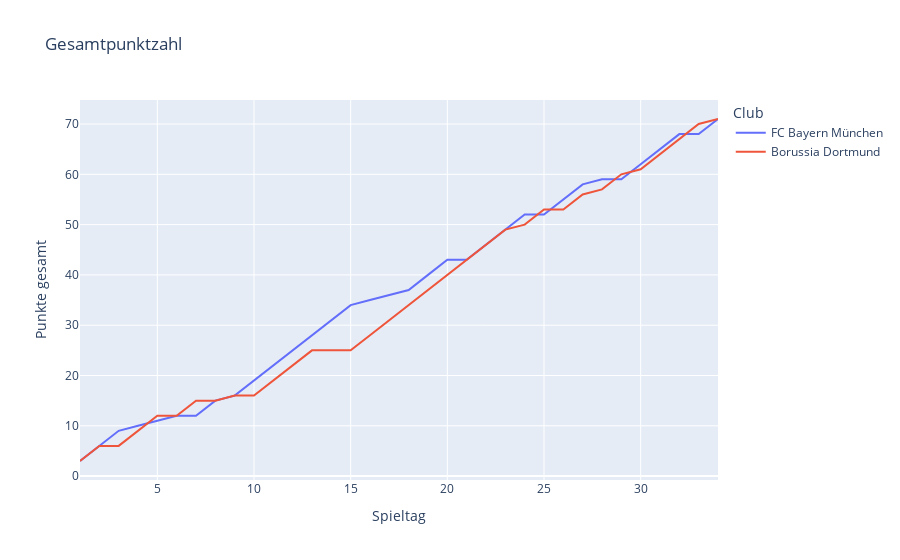
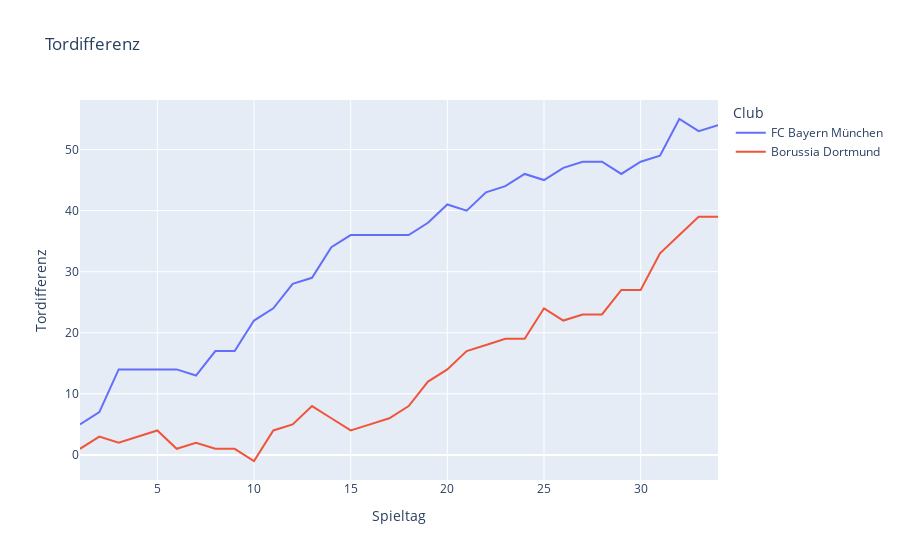

Here is the notebook cell these charts were saved with, in order:
### Code cell
stats_plotten(["FC Bayern München","Borussia Dortmund"], ["Punkte gesamt", "Tordifferenz"])

### Figure 1 — Plotly figure (JSON) as saved in the notebook; plotly's stock layout.template omitted (floating-point values rounded to 4 significant figures)
{"data": [{"hovertemplate": "Club=FC Bayern München<br>Spieltag=%{x}<br>Punkte gesamt=%{y}<extra></extra>", "legendgroup": "FC Bayern München", "line": {"color": "#636efa", "dash": "solid"}, "mode": "lines", "name": "FC Bayern München", "orientation": "v", "showlegend": true, "type": "scatter", "x": [1, 2, 3, 4, 5, 6, 7, 8, 9, 10, 11, 12, 13, 14, 15, 16, 17, 18, 19, 20, 21, 22, 23, 24, 25, 26, 27, 28, 29, 30, 31, 32, 33, 34], "xaxis": "x", "y": [3, 6, 9, 10, 11, 12, 12, 15, 16, 19, 22, 25, 28, 31, 34, 35, 36, 37, 40, 43, 43, 46, 49, 52, 52, 55, 58, 59, 59, 62, 65, 68, 68, 71], "yaxis": "y"}, {"hovertemplate": "Club=Borussia Dortmund<br>Spieltag=%{x}<br>Punkte gesamt=%{y}<extra></extra>", "legendgroup": "Borussia Dortmund", "line": {"color": "#EF553B", "dash": "solid"}, "mode": "lines", "name": "Borussia Dortmund", "orientation": "v", "showlegend": true, "type": "scatter", "x": [1, 2, 3, 4, 5, 6, 7, 8, 9, 10, 11, 12, 13, 14, 15, 16, 17, 18, 19, 20, 21, 22, 23, 24, 25, 26, 27, 28, 29, 30, 31, 32, 33, 34], "xaxis": "x", "y": [3, 6, 6, 9, 12, 12, 15, 15, 16, 16, 19, 22, 25, 25, 25, 28, 31, 34, 37, 40, 43, 46, 49, 50, 53, 53, 56, 57, 60, 61, 64, 67, 70, 71], "yaxis": "y"}], "layout": {"legend": {"title": {"text": "Club"}, "tracegroupgap": 0}, "title": {"text": "Gesamtpunktzahl"}, "xaxis": {"anchor": "y", "domain": [0, 1], "title": {"text": "Spieltag"}}, "yaxis": {"anchor": "x", "domain": [0, 1], "title": {"text": "Punkte gesamt"}}}}

### Figure 2 — Plotly figure (JSON) as saved in the notebook; plotly's stock layout.template omitted (floating-point values rounded to 4 significant figures)
{"data": [{"hovertemplate": "Club=FC Bayern München<br>Spieltag=%{x}<br>Tordifferenz=%{y}<extra></extra>", "legendgroup": "FC Bayern München", "line": {"color": "#636efa", "dash": "solid"}, "mode": "lines", "name": "FC Bayern München", "orientation": "v", "showlegend": true, "type": "scatter", "x": [1, 2, 3, 4, 5, 6, 7, 8, 9, 10, 11, 12, 13, 14, 15, 16, 17, 18, 19, 20, 21, 22, 23, 24, 25, 26, 27, 28, 29, 30, 31, 32, 33, 34], "xaxis": "x", "y": [5, 7, 14, 14, 14, 14, 13, 17, 17, 22, 24, 28, 29, 34, 36, 36, 36, 36, 38, 41, 40, 43, 44, 46, 45, 47, 48, 48, 46, 48, 49, 55, 53, 54], "yaxis": "y"}, {"hovertemplate": "Club=Borussia Dortmund<br>Spieltag=%{x}<br>Tordifferenz=%{y}<extra></extra>", "legendgroup": "Borussia Dortmund", "line": {"color": "#EF553B", "dash": "solid"}, "mode": "lines", "name": "Borussia Dortmund", "orientation": "v", "showlegend": true, "type": "scatter", "x": [1, 2, 3, 4, 5, 6, 7, 8, 9, 10, 11, 12, 13, 14, 15, 16, 17, 18, 19, 20, 21, 22, 23, 24, 25, 26, 27, 28, 29, 30, 31, 32, 33, 34], "xaxis": "x", "y": [1, 3, 2, 3, 4, 1, 2, 1, 1, -1, 4, 5, 8, 6, 4, 5, 6, 8, 12, 14, 17, 18, 19, 19, 24, 22, 23, 23, 27, 27, 33, 36, 39, 39], "yaxis": "y"}], "layout": {"legend": {"title": {"text": "Club"}, "tracegroupgap": 0}, "title": {"text": "Tordifferenz"}, "xaxis": {"anchor": "y", "domain": [0, 1], "title": {"text": "Spieltag"}}, "yaxis": {"anchor": "x", "domain": [0, 1], "title": {"text": "Tordifferenz"}}}}
